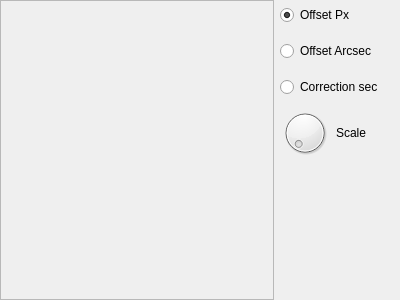
<?xml version="1.0" encoding="UTF-8"?>
<ui version="4.0">
 <class>snowgui::singletrackwidget</class>
 <widget class="QWidget" name="snowgui::singletrackwidget">
  <property name="geometry">
   <rect>
    <x>0</x>
    <y>0</y>
    <width>400</width>
    <height>300</height>
   </rect>
  </property>
  <property name="windowTitle">
   <string>Form</string>
  </property>
  <layout class="QHBoxLayout" name="horizontalLayout">
   <property name="leftMargin">
    <number>0</number>
   </property>
   <property name="topMargin">
    <number>0</number>
   </property>
   <property name="rightMargin">
    <number>0</number>
   </property>
   <property name="bottomMargin">
    <number>0</number>
   </property>
   <item>
    <widget class="QScrollArea" name="scrollArea">
     <property name="sizePolicy">
      <sizepolicy hsizetype="Ignored" vsizetype="Expanding">
       <horstretch>0</horstretch>
       <verstretch>0</verstretch>
      </sizepolicy>
     </property>
     <property name="verticalScrollBarPolicy">
      <enum>Qt::ScrollBarAlwaysOff</enum>
     </property>
     <property name="sizeAdjustPolicy">
      <enum>QAbstractScrollArea::AdjustToContents</enum>
     </property>
     <property name="widgetResizable">
      <bool>true</bool>
     </property>
     <property name="alignment">
      <set>Qt::AlignRight|Qt::AlignTrailing|Qt::AlignVCenter</set>
     </property>
     <widget class="snowgui::ChannelDisplayWidget" name="dataWidget">
      <property name="geometry">
       <rect>
        <x>0</x>
        <y>0</y>
        <width>268</width>
        <height>298</height>
       </rect>
      </property>
     </widget>
    </widget>
   </item>
   <item>
    <widget class="QWidget" name="controlWidget" native="true">
     <property name="maximumSize">
      <size>
       <width>120</width>
       <height>16777215</height>
      </size>
     </property>
     <layout class="QVBoxLayout" name="verticalLayout">
      <property name="leftMargin">
       <number>0</number>
      </property>
      <property name="topMargin">
       <number>0</number>
      </property>
      <property name="rightMargin">
       <number>0</number>
      </property>
      <property name="bottomMargin">
       <number>0</number>
      </property>
      <item>
       <widget class="QRadioButton" name="offsetPxButton">
        <property name="minimumSize">
         <size>
          <width>0</width>
          <height>30</height>
         </size>
        </property>
        <property name="text">
         <string>Offset Px</string>
        </property>
        <property name="checked">
         <bool>true</bool>
        </property>
       </widget>
      </item>
      <item>
       <widget class="QRadioButton" name="offsetArcsecButton">
        <property name="minimumSize">
         <size>
          <width>0</width>
          <height>30</height>
         </size>
        </property>
        <property name="text">
         <string>Offset Arcsec</string>
        </property>
       </widget>
      </item>
      <item>
       <widget class="QRadioButton" name="correctionButton">
        <property name="minimumSize">
         <size>
          <width>0</width>
          <height>30</height>
         </size>
        </property>
        <property name="text">
         <string>Correction sec</string>
        </property>
       </widget>
      </item>
      <item>
       <widget class="QWidget" name="widget" native="true">
        <property name="maximumSize">
         <size>
          <width>16777215</width>
          <height>16777215</height>
         </size>
        </property>
        <layout class="QHBoxLayout" name="horizontalLayout_2">
         <property name="leftMargin">
          <number>0</number>
         </property>
         <property name="topMargin">
          <number>0</number>
         </property>
         <property name="rightMargin">
          <number>0</number>
         </property>
         <property name="bottomMargin">
          <number>0</number>
         </property>
         <item>
          <widget class="QDial" name="scaleDial">
           <property name="maximumSize">
            <size>
             <width>50</width>
             <height>50</height>
            </size>
           </property>
           <property name="minimum">
            <number>1</number>
           </property>
           <property name="maximum">
            <number>5</number>
           </property>
          </widget>
         </item>
         <item>
          <widget class="QLabel" name="scaleLabel">
           <property name="text">
            <string>Scale</string>
           </property>
          </widget>
         </item>
        </layout>
       </widget>
      </item>
      <item>
       <spacer name="verticalSpacer">
        <property name="orientation">
         <enum>Qt::Vertical</enum>
        </property>
        <property name="sizeHint" stdset="0">
         <size>
          <width>20</width>
          <height>40</height>
         </size>
        </property>
       </spacer>
      </item>
     </layout>
    </widget>
   </item>
  </layout>
 </widget>
 <customwidgets>
  <customwidget>
   <class>snowgui::ChannelDisplayWidget</class>
   <extends>QWidget</extends>
   <header>ChannelDisplayWidget.h</header>
   <container>1</container>
  </customwidget>
 </customwidgets>
 <resources/>
 <connections/>
</ui>
